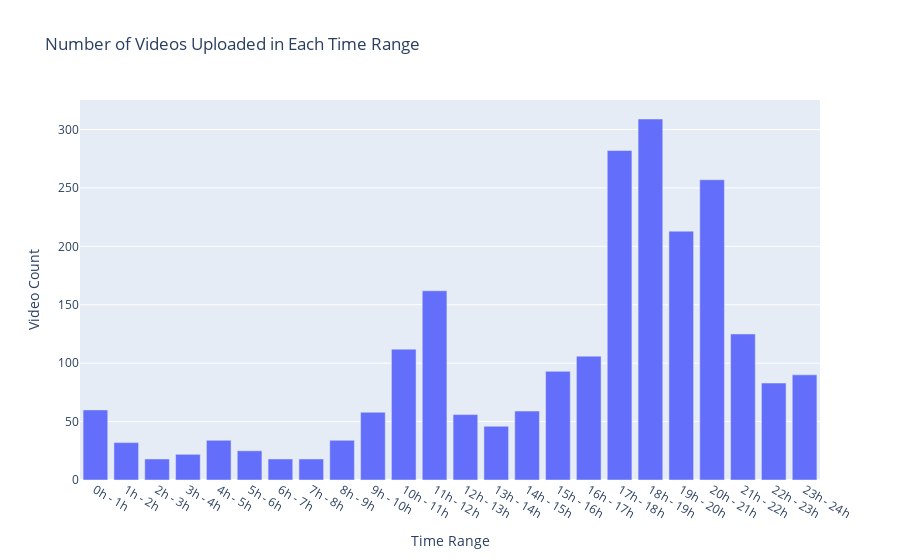

Write notebook code for a chart like this one.
### Code cell
# time_video_df.plot(x='Time Range', y='Video Count', kind='barh', figsize=(12, 6))
# plt.xlabel('Time Range')
# plt.ylabel('Video Count')
# plt.title('Number of Videos Uploaded in Each Time Range')
# plt.xticks(rotation=0)
# plt.grid(True, axis='x')
# plt.show()
fig = px.bar(time_video_df, x='Time Range', y='Video Count', title='Number of Videos Uploaded in Each Time Range',)
fig.show()

### Figure 1 — Plotly figure (JSON) as saved in the notebook; plotly's stock layout.template omitted (floating-point values rounded to 4 significant figures)
{"data": [{"alignmentgroup": "True", "hovertemplate": "Time Range=%{x}<br>Video Count=%{y}<extra></extra>", "legendgroup": "", "marker": {"color": "#636efa", "pattern": {"shape": ""}}, "name": "", "offsetgroup": "", "orientation": "v", "showlegend": false, "textposition": "auto", "type": "bar", "x": ["0h - 1h", "1h - 2h", "2h - 3h", "3h - 4h", "4h - 5h", "5h - 6h", "6h - 7h", "7h - 8h", "8h - 9h", "9h - 10h", "10h - 11h", "11h - 12h", "12h - 13h", "13h - 14h", "14h - 15h", "15h - 16h", "16h - 17h", "17h - 18h", "18h - 19h", "19h - 20h", "20h - 21h", "21h - 22h", "22h - 23h", "23h - 24h"], "xaxis": "x", "y": [60, 32, 18, 22, 34, 25, 18, 18, 34, 58, 112, 162, 56, 46, 59, 93, 106, 282, 309, 213, 257, 125, 83, 90], "yaxis": "y"}], "layout": {"barmode": "relative", "legend": {"tracegroupgap": 0}, "title": {"text": "Number of Videos Uploaded in Each Time Range"}, "xaxis": {"anchor": "y", "domain": [0, 1], "title": {"text": "Time Range"}}, "yaxis": {"anchor": "x", "domain": [0, 1], "title": {"text": "Video Count"}}}}
